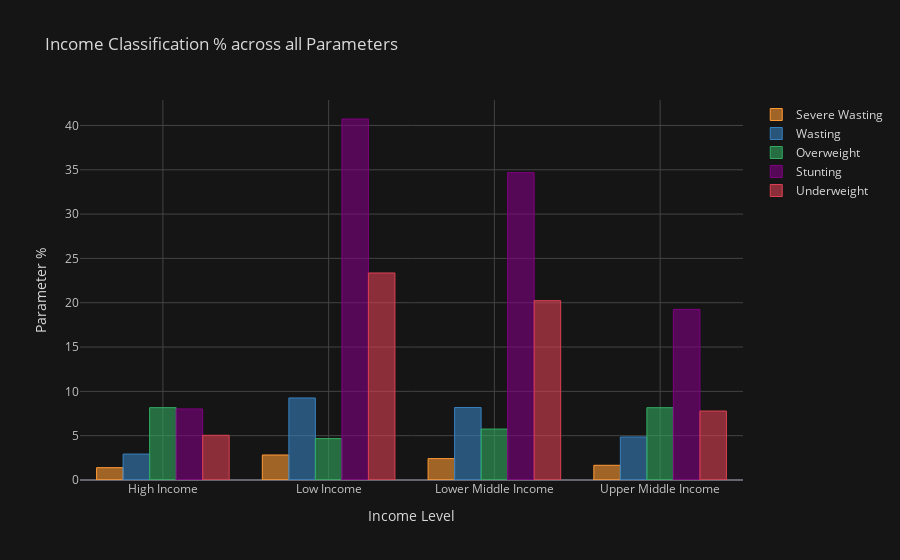

Notebook cell for this chart:
### Markdown cell above
More Countries are classified as Lower Middle Income on basis of GDP, GNP

### Code cell
fig1=Est.groupby(['Income Classification'])[['Severe Wasting','Wasting','Overweight','Stunting','Underweight']].mean().iplot(kind='bar',xTitle= 'Income Level' ,yTitle= 'Parameter %',title='Income Classification % across all Parameters',asFigure=True)
fig1.show()

### Figure 1 — Plotly figure (JSON) as saved in the notebook; plotly's stock layout.template omitted (floating-point values rounded to 4 significant figures)
{"data": [{"marker": {"color": "rgba(255, 153, 51, 0.6)", "line": {"color": "rgba(255, 153, 51, 1.0)", "width": 1}}, "name": "Severe Wasting", "orientation": "v", "text": "", "type": "bar", "x": ["High Income", "Low Income", "Lower Middle Income", "Upper Middle Income"], "y": [1.393, 2.824, 2.412, 1.658]}, {"marker": {"color": "rgba(55, 128, 191, 0.6)", "line": {"color": "rgba(55, 128, 191, 1.0)", "width": 1}}, "name": "Wasting", "orientation": "v", "text": "", "type": "bar", "x": ["High Income", "Low Income", "Lower Middle Income", "Upper Middle Income"], "y": [2.926, 9.254, 8.175, 4.852]}, {"marker": {"color": "rgba(50, 171, 96, 0.6)", "line": {"color": "rgba(50, 171, 96, 1.0)", "width": 1}}, "name": "Overweight", "orientation": "v", "text": "", "type": "bar", "x": ["High Income", "Low Income", "Lower Middle Income", "Upper Middle Income"], "y": [8.163, 4.669, 5.746, 8.159]}, {"marker": {"color": "rgba(128, 0, 128, 0.6)", "line": {"color": "rgba(128, 0, 128, 1.0)", "width": 1}}, "name": "Stunting", "orientation": "v", "text": "", "type": "bar", "x": ["High Income", "Low Income", "Lower Middle Income", "Upper Middle Income"], "y": [8.016, 40.73, 34.67, 19.25]}, {"marker": {"color": "rgba(219, 64, 82, 0.6)", "line": {"color": "rgba(219, 64, 82, 1.0)", "width": 1}}, "name": "Underweight", "orientation": "v", "text": "", "type": "bar", "x": ["High Income", "Low Income", "Lower Middle Income", "Upper Middle Income"], "y": [5.044, 23.35, 20.23, 7.777]}], "layout": {"legend": {"bgcolor": "#151516", "font": {"color": "#D9D9D9"}}, "paper_bgcolor": "#151516", "plot_bgcolor": "#151516", "title": {"font": {"color": "#D9D9D9"}, "text": "Income Classification % across all Parameters"}, "xaxis": {"gridcolor": "#434343", "showgrid": true, "tickfont": {"color": "#C2C2C2"}, "title": {"font": {"color": "#D9D9D9"}, "text": "Income Level"}, "zerolinecolor": "#666570"}, "yaxis": {"gridcolor": "#434343", "showgrid": true, "tickfont": {"color": "#C2C2C2"}, "title": {"font": {"color": "#D9D9D9"}, "text": "Parameter %"}, "zerolinecolor": "#666570"}}}
